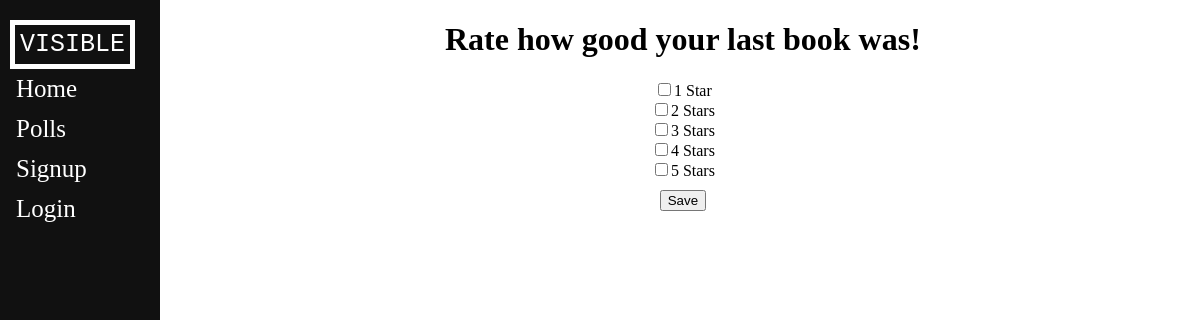
The page /polls/6/ on the database its author committed.
### polls/models.py (models this page shows, shortened)
class Question(models.Model):
    question_text = models.CharField(max_length=200)
    pub_date = models.DateTimeField('date published')

class Choice(models.Model):
    question = models.ForeignKey(Question, on_delete=models.CASCADE)
    choice_text = models.CharField(max_length=200)
    votes = models.IntegerField(default=0)
    complete = models.BooleanField();

### polls/views.py (the view)
# urls.py: path('<int:pk>/', views.DetailView.as_view(), name='detail'),
class DetailView(generic.DetailView):
    model = Question
    template_name = 'polls/detail.html'

### polls/templates/polls/detail.html (shortened to what this page needs)
{% extends "base_layout.html" %}
{% block content %}
<h1 style="text-align:center">{{ question.question_text }}</h1>
<form action="{% url 'polls:vote' question.id %}" method="post">
{% for choice in question.choice_set.all %}
	<div style="text-align: center">
		{% if choice.complete == True %}
	 		<input type="checkbox" value ="{{ choice.id }}", name="display">{{choice.choice_text}}
	 	{% else %}
	    	<input type="checkbox" value = "{{ choice.id }}", name="display">{{choice.choice_text}}
	    {% endif %}
	</div>
{% endfor %}
<div class="imgButton">
	<button type="submit" value="save", name="save">Save</button>
</div>
</form>
{% endblock %}

### home/static/home/homestyle.css (style rules this page uses)
.imgButton { text-align:center; padding-top: 10px; }

### rows shown on the page
Question: question_text "Rate how good your last book was!"
Choice: choice_text "1 Star"
Choice: choice_text "2 Stars"
Choice: choice_text "3 Stars"
Choice: choice_text "4 Stars"
Choice: choice_text "5 Stars"
